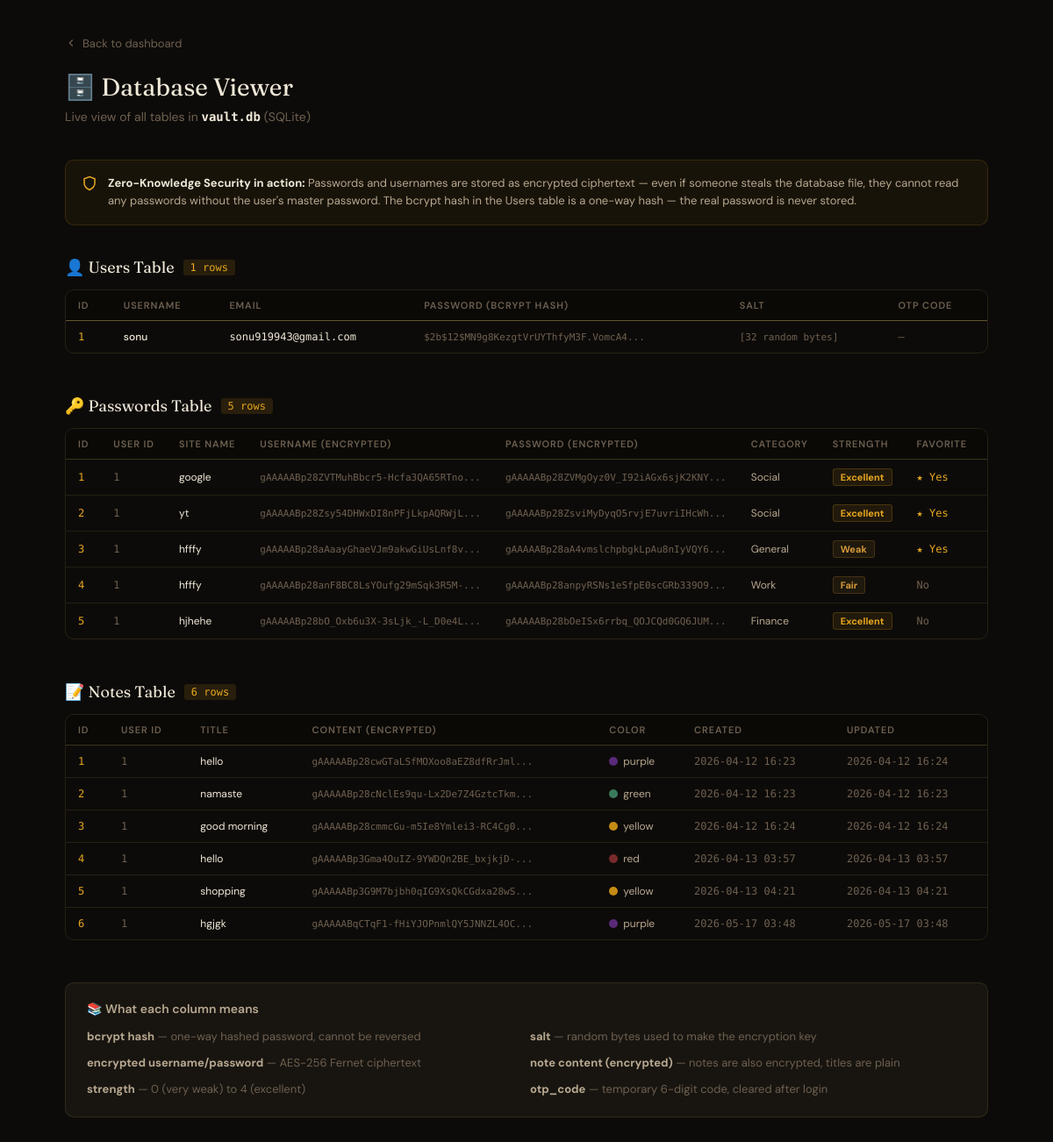
Before: /db-viewer with the older database file.
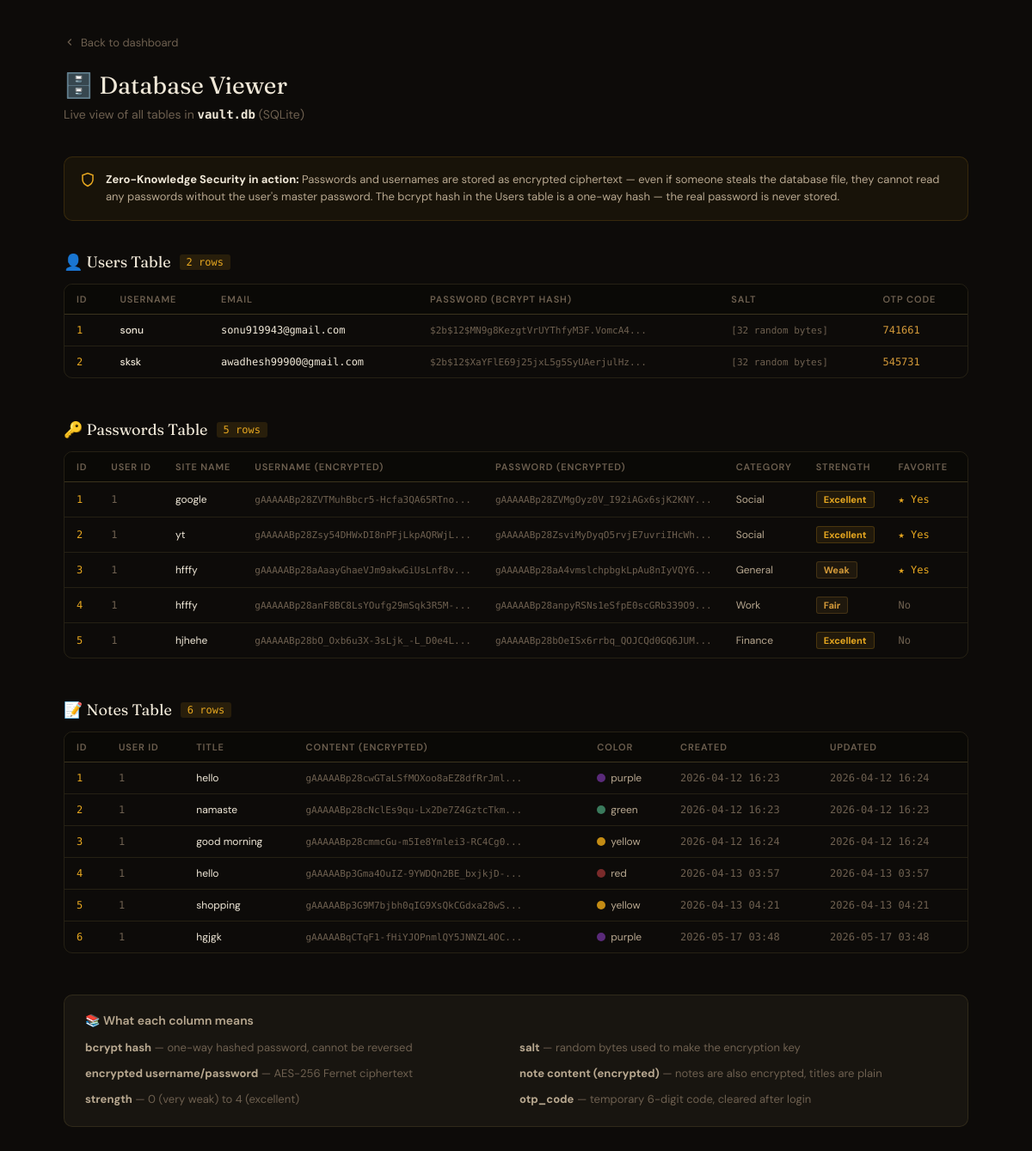
After: the same page with the newer database file.
### models.py (models this page shows)
class User(db.Model):
    id          = db.Column(db.Integer, primary_key=True)
    username    = db.Column(db.String(80), unique=True, nullable=False)
    email       = db.Column(db.String(120), unique=True, nullable=False)
    password    = db.Column(db.String(255), nullable=False)  # bcrypt hashed
    salt        = db.Column(db.LargeBinary(32), nullable=False)  # for encryption key
    otp_code    = db.Column(db.String(6),   nullable=True)
    otp_expires = db.Column(db.DateTime,    nullable=True)
    reset_code    = db.Column(db.String(6), nullable=True)   # 6-digit reset OTP
    reset_expires = db.Column(db.DateTime,  nullable=True)   # when reset code expires

class Password(db.Model):
    id           = db.Column(db.Integer, primary_key=True)
    user_id      = db.Column(db.Integer, db.ForeignKey('user.id'), nullable=False)
    site_name    = db.Column(db.String(100), nullable=False)
    site_url     = db.Column(db.String(200))
    username     = db.Column(db.Text, nullable=False)   # encrypted
    password     = db.Column(db.Text, nullable=False)   # encrypted
    category     = db.Column(db.String(50), default='General')
    strength     = db.Column(db.Integer, default=0)     # 0 to 4
    is_favorite  = db.Column(db.Boolean, default=False)
    created_at   = db.Column(db.DateTime, default=datetime.utcnow)

class Note(db.Model):
    id         = db.Column(db.Integer, primary_key=True)
    user_id    = db.Column(db.Integer, db.ForeignKey('user.id'), nullable=False)
    title      = db.Column(db.String(200), nullable=False)       # plain title
    content    = db.Column(db.Text, nullable=False)              # encrypted content
    color      = db.Column(db.String(20), default='yellow')      # card color
    created_at = db.Column(db.DateTime, default=datetime.utcnow)
    updated_at = db.Column(db.DateTime, default=datetime.utcnow, onupdate=datetime.utcnow)

### app.py (the view)
@app.route('/db-viewer')
def db_viewer():
    users = User.query.all()
    user_rows = []
    for u in users:
        user_rows.append({
            'id':       u.id,
            'username': u.username,
            'email':    u.email,
            'password': u.password[:35] + '...',
            'salt':     '[32 random bytes]',
            'otp_code': u.otp_code or 'None',
        })
    passwords = Password.query.all()
    pw_rows = []
    for p in passwords:
        pw_rows.append({
            'id':          p.id,
            'user_id':     p.user_id,
            'site_name':   p.site_name,
            'site_url':    p.site_url or '',
            'username':    p.username[:35] + '...',
            'password':    p.password[:35] + '...',
            'category':    p.category,
            'strength':    p.strength,
            'is_favorite': p.is_favorite,
            'created_at':  p.created_at.strftime('%Y-%m-%d %H:%M'),
        })
    notes = Note.query.all()
    note_rows = []
    for n in notes:
        note_rows.append({
            'id':         n.id,
            'user_id':    n.user_id,
            'title':      n.title,
            'content':    n.content[:35] + '...',   # encrypted content
            'color':      n.color,
            'created_at': n.created_at.strftime('%Y-%m-%d %H:%M'),
            'updated_at': n.updated_at.strftime('%Y-%m-%d %H:%M'),
        })
    return render_template('db_viewer.html',
                           users=user_rows,
                           passwords=pw_rows,
                           notes=note_rows)

### templates/db_viewer.html (shortened to what this page needs)
{% extends "base.html" %}
{% block content %}
<div class="db-page">
  <a href="/dashboard" class="back-btn">
    <svg width="14" height="14" viewBox="0 0 24 24" fill="none" stroke="currentColor" stroke-width="2"><polyline points="15 18 9 12 15 6"/></svg>
    Back to dashboard
  </a>
  <div class="db-header">
    <h1 class="db-title">🗄️ Database Viewer</h1>
    <p class="db-subtitle">Live view of all tables in <strong style="color:var(--text);font-family:'DM Mono',monospace">vault.db</strong> (SQLite)</p>
  </div>
  <div class="security-note">
    <svg width="18" height="18" viewBox="0 0 24 24" fill="none" stroke="var(--gold)" stroke-width="2" style="flex-shrink:0;margin-top:1px">
      <path d="M12 22s8-4 8-10V5l-8-3-8 3v7c0 6 8 10 8 10z"/>
    </svg>
    <div>
      <strong style="color:var(--text)">Zero-Knowledge Security in action:</strong>
      Passwords and usernames are stored as encrypted ciphertext — even if someone steals the database file,
      they cannot read any passwords without the user's master password.
      The bcrypt hash in the Users table is a one-way hash — the real password is never stored.
    </div>
  </div>
  <div class="db-section">
    <div class="section-label">
      <h2>👤 Users Table</h2>
      <span class="row-count">{{ users|length }} rows</span>
    </div>
    <div class="db-table-wrap">
      <table>
        <thead>
          <tr>
            <th>ID</th>
            <th>Username</th>
            <th>Email</th>
            <th>Password (bcrypt hash)</th>
            <th>Salt</th>
            <th>OTP Code</th>
          </tr>
        </thead>
        <tbody>
          {% if users %}
            {% for u in users %}
            <tr>
              <td class="col-id">{{ u.id }}</td>
              <td class="col-name">{{ u.username }}</td>
              <td class="col-email">{{ u.email }}</td>
              <td class="col-hash">{{ u.password }}</td>
              <td class="col-hash">{{ u.salt }}</td>
              <td>
                {% if u.otp_code == 'None' %}
                  <span style="color:var(--text-3)">—</span>
                {% else %}
                  <span style="color:var(--amber)">{{ u.otp_code }}</span>
                {% endif %}
              </td>
            </tr>
            {% endfor %}
          {% else %}
            <tr class="empty-row"><td colspan="6">No users yet</td></tr>
          {% endif %}
        </tbody>
      </table>
    </div>
  </div>
  <div class="db-section">
    <div class="section-label">
      <h2>🔑 Passwords Table</h2>
      <span class="row-count">{{ passwords|length }} rows</span>
    </div>
    <div class="db-table-wrap">
      <table>
        <thead>
          <tr>
            <th>ID</th>
            <th>User ID</th>
            <th>Site Name</th>
            <th>Username (encrypted)</th>
            <th>Password (encrypted)</th>
            <th>Category</th>
            <th>Strength</th>
            <th>Favorite</th>
            <th>Created</th>
          </tr>
        </thead>
        <tbody>
          {% if passwords %}
            {% set str_colors = ['#d4695a','#d49a3a','#d49a3a','#6db98c','#e8a820'] %}
            {% set str_labels = ['Very Weak','Weak','Fair','Strong','Excellent'] %}
            {% for p in passwords %}
            <tr>
              <td class="col-id">{{ p.id }}</td>
              <td style="color:var(--text-3)">{{ p.user_id }}</td>
              <td class="col-site">{{ p.site_name }}</td>
              <td class="col-enc">{{ p.username }}</td>
              <td class="col-enc">{{ p.password }}</td>
              <td style="color:var(--text-2);font-family:'DM Sans',sans-serif">{{ p.category }}</td>
              <td>
                <span class="badge-str"
                      style="background:{{ str_colors[p.strength] }}18;
                             color:{{ str_colors[p.strength] }};
                             border:1px solid {{ str_colors[p.strength] }}33">
                  {{ str_labels[p.strength] }}
                </span>
              </td>
              <td>
                {% if p.is_favorite %}
                  <span style="color:var(--gold)">★ Yes</span>
                {% else %}
                  <span style="color:var(--text-3)">No</span>
                {% endif %}
              </td>
              <td style="color:var(--text-3)">{{ p.created_at }}</td>
            </tr>
            {% endfor %}
          {% else %}
            <tr class="empty-row"><td colspan="9">No passwords saved yet</td></tr>
          {% endif %}
        </tbody>
      </table>
    </div>
  </div>
  <div class="db-section">
    <div class="section-label">
      <h2>📝 Notes Table</h2>
      <span class="row-count">{{ notes|length }} rows</span>
    </div>
    <div class="db-table-wrap">
      <table>
        <thead>
          <tr>
            <th>ID</th>
            <th>User ID</th>
            <th>Title</th>
            <th>Content (encrypted)</th>
            <th>Color</th>
            <th>Created</th>
            <th>Updated</th>
          </tr>
        </thead>
        <tbody>
          {% if notes %}
            {% for n in notes %}
            <tr>
              <td class="col-id">{{ n.id }}</td>
              <td style="color:var(--text-3)">{{ n.user_id }}</td>
              <td class="col-site">{{ n.title }}</td>
              <td class="col-enc">{{ n.content }}</td>
              <td>
                <span style="display:inline-flex;align-items:center;gap:6px;font-size:12px;color:var(--text-2);font-family:'DM Sans',sans-serif">
                  <span style="width:10px;height:10px;border-radius:50%;display:inline-block;
                    background:{{ {'yellow':'#c48c14','green':'#3a7a5c','blue':'#2a5a7a','red':'#7a2a2a','purple':'#5a2a7a','gray':'#444'}.get(n.color,'#c48c14') }}">
                  </span>
                  {{ n.color }}
                </span>
              </td>
              <td style="color:var(--text-3)">{{ n.created_at }}</td>
              <td style="color:var(--text-3)">{{ n.updated_at }}</td>
            </tr>
            {% endfor %}
          {% else %}
            <tr class="empty-row"><td colspan="7">No notes yet</td></tr>
          {% endif %}
        </tbody>
      </table>
    </div>
  </div>
  <div style="background:var(--card);border:1px solid var(--line);border-radius:10px;padding:20px 24px">
    <h3 style="font-size:14px;font-weight:600;margin-bottom:12px;color:var(--text-2)">📚 What each column means</h3>
    <div style="display:grid;grid-template-columns:1fr 1fr;gap:8px;font-size:13px;color:var(--text-3);line-height:1.7">
      <div><strong style="color:var(--text-2)">bcrypt hash</strong> — one-way hashed password, cannot be reversed</div>
      <div><strong style="color:var(--text-2)">salt</strong> — random bytes used to make the encryption key</div>
      <div><strong style="color:var(--text-2)">encrypted username/password</strong> — AES-256 Fernet ciphertext</div>
      <div><strong style="color:var(--text-2)">note content (encrypted)</strong> — notes are also encrypted, titles are plain</div>
      <div><strong style="color:var(--text-2)">strength</strong> — 0 (very weak) to 4 (excellent)</div>
      <div><strong style="color:var(--text-2)">otp_code</strong> — temporary 6-digit code, cleared after login</div>
    </div>
  </div>
</div>
{% endblock %}

### templates/base.html (shortened to what this page needs)
<!DOCTYPE html>
<html lang="en">
<head>
</head>
<body>
  {% block content %}{% endblock %}
</body>
</html>

### templates/base.html (style rules this page uses)
:root { --bg: #0d0b09; --surface: #131108; --card: #181510; --inset: #0a0906; --gold: #e8a820; --gold-dim: #c48c14; --line: rgba(255, 220, 120, 0.10); --line-md: rgba(255, 220, 120, 0.20); --text: #f0e8d8; --text-2: #b8a890; --text-3: #6e6050; --green: #6db98c; --red: #d4695a; --amber: #d49a3a; }
* { margin: 0; padding: 0; box-sizing: border-box; }
body { font-family: 'DM Sans', sans-serif; background: var(--bg); color: var(--text); min-height: 100vh; }

### templates/db_viewer.html (style rules this page uses)
.db-page { max-width: 1100px; margin: 0 auto; padding: 40px 24px; }
.db-header { margin-bottom: 40px; }
.db-title { font-family: 'Fraunces', serif; font-size: 28px; font-weight: 400; margin-bottom: 8px; }
.db-subtitle { color: var(--text-3); font-size: 14px; }
.db-section { margin-bottom: 48px; }
.section-label { display: flex; align-items: center; gap: 10px; margin-bottom: 14px; }
.section-label h2 { font-family: 'Fraunces', serif; font-size: 18px; font-weight: 400; }
.row-count { font-size: 12px; padding: 2px 8px; border-radius: 3px; background: rgba(232,168,32,0.12); color: var(--gold); font-family: 'DM Mono', monospace; }
.db-table-wrap { overflow-x: auto; border-radius: 10px; border: 1px solid var(--line); }
table { width: 100%; border-collapse: collapse; font-size: 13px; }
thead { background: var(--inset); border-bottom: 1px solid var(--line-md); }
th { padding: 10px 14px; text-align: left; font-size: 11px; font-weight: 600; text-transform: uppercase; letter-spacing: 0.08em; color: var(--text-3); white-space: nowrap; }
td { padding: 10px 14px; border-bottom: 1px solid var(--line); color: var(--text-2); font-family: 'DM Mono', monospace; font-size: 12px; max-width: 280px; overflow: hidden; text-overflow: ellipsis; white-space: nowrap; }
tr:last-child td { border-bottom: none; }
.col-id { color: var(--gold); }
.col-name { color: var(--text); font-weight: 500; font-family: 'DM Sans', sans-serif; }
.col-email { color: var(--blue); }
.col-hash { color: var(--text-3); font-size: 11px; }
.col-enc { color: var(--text-3); font-size: 11px; }
.col-site { color: var(--text); font-family: 'DM Sans', sans-serif; }
.badge-str { display: inline-block; padding: 2px 8px; border-radius: 3px; font-size: 11px; font-weight: 700; font-family: 'DM Sans', sans-serif; }
.security-note { display: flex; gap: 12px; align-items: start; background: rgba(232,168,32,0.05); border: 1px solid rgba(232,168,32,0.15); border-radius: 10px; padding: 16px 18px; margin-bottom: 36px; font-size: 13px; line-height: 1.6; color: var(--text-2); }
.back-btn { display: inline-flex; align-items: center; gap: 6px; margin-bottom: 24px; color: var(--text-3); text-decoration: none; font-size: 13px; transition: color 0.15s; }

Changed rows visible on the page:
changed User "sonu": otp_code (not shown) → "741661"; no longer shows "—"
added User: id "2", username "sksk", email "awadhesh99900@gmail.com", password "$2b$12$XaYFlE69j25jxL5g5SyUAerjulHz...", salt "[32 random bytes]", otp_code "545731"
Other visible differences:
{{ users|length }}: "1" → "2"
